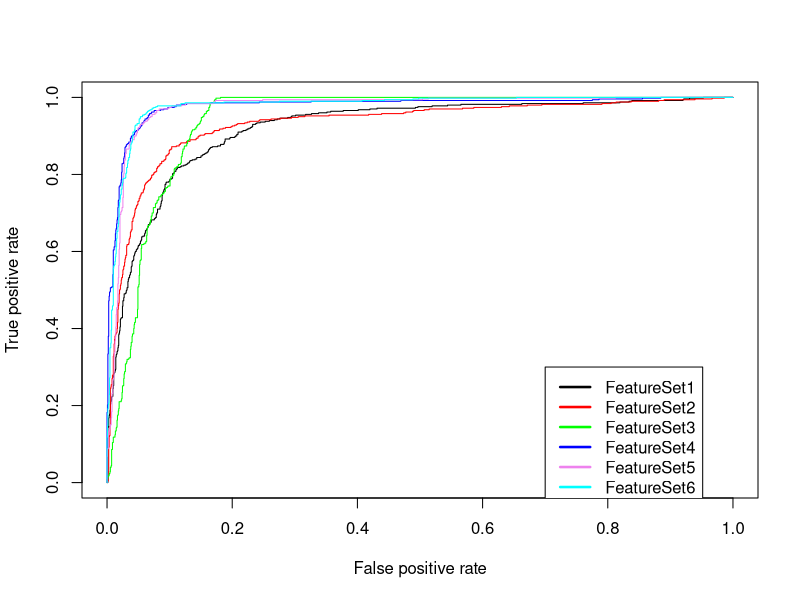

Source code (R):
##########################################################################
##  Project = Knottin Protein Project                 ##
##  Contributors = Ashiqul Islam Mishu and Tanvir Sajed         ##
##  KnottinAnalysis.R -> Creates iterative sampling of 560 proteins   ##
##    of which 156 is knottin, and rest 404 are non-knottin. Using    ##
##    svm() and predict() function it tries to measure              ##
##    efficiency of prediction by training 100 proteins, and test   ##
##    the rest randomly.                        ##
##  To run this file type : source("location")                          ##                    
##########################################################################

library("class")
library("e1071")
library("ROCR")

dataset1 <- read.csv("Feature1.txt")
dataset2 <- read.csv("Feature2.txt")
dataset3 <- read.csv("Feature3.txt")
dataset4 <- read.csv("Feature4.txt")
dataset5 <- read.csv("Feature5.txt")
dataset6 <- read.csv("Feature6.txt")


push <- function(vec, item) {
vec=substitute(vec)
eval.parent(parse(text = paste(vec, ' <- c(', vec, ', ', item, ')', sep = '')), n = 1)
}


#To calculate percentages of knottin sequences being correctly predicted
seq1 <- seq(1:1)
seq2 <- seq(1:2)
Eff <- matrix(seq2, nrow=2, ncol=2)
numberOfSVM <- matrix(seq1, nrow=1, ncol=1)
probSVM <- matrix(seq1, nrow=1, ncol=1)

for(i in 1:1) 
{
  numberOfSVM[i] <- 0
  probSVM[i] <- 0
}

Eff[1,1] <- 0
Eff[1,2] <- 0
Eff[2,1] <- 0
Eff[2,2] <- 0

plotROCR <- function(dataset, featureSet, firstplot, color) {

  predictions <- c()
  labels <- c() 

  for(i in 1:10) 
  {  
    knottin.test <- sample(1:144,50)
          nonknottin.test <- sample(145:nrow(dataset),150)
          test.rows <- c(knottin.test, nonknottin.test)
    train.set <- dataset[-test.rows,]
    test.set <- dataset[test.rows,]
          
    #Naiveclassifier <- naiveBayes(train.set[,1:ncol(dataset)-1], train.set[,ncol(dataset)], na.action=na.omit)
          #tuned <- tune.svm(X11~., data = train.set, gamma = 10^(-6:-1), cost = 10^(-1:1), type="C-classification")

          SVMclassifier <- svm(featureSet, data=train.set, kernel="radial", gamma=0.1, cost=10, type="C-classification",
                               probability=TRUE)
    #df <- data.frame(predict(Naiveclassifier, test.set[,1:ncol(dataset)-1], type='raw'), test.set[,ncol(dataset)])
          
          #SVMprediction <- predict(SVMclassifier, as.matrix(test.set[,-ncol(dataset)]), probability=TRUE)
          #tab <- table(pred = SVMprediction, true = test.set[,ncol(dataset)])

          SVMPredict <- predict(SVMclassifier, as.matrix(test.set[,-ncol(dataset)]), probability=TRUE)
          prob <- attr(SVMPredict, 'probabilities')
          prediction <- as.character(SVMPredict)
          rawresult <- cbind(prediction, prob)
          tab <- table(pred = rawresult[,1], true = as.character(test.set[,ncol(dataset)]))
          
          Eff[1,1] <- tab[1,1] + Eff[1,1]
          Eff[2,1] <- tab[2,1] + Eff[2,1]
          Eff[1,2] <- tab[1,2] + Eff[1,2]
          Eff[2,2] <- tab[2,2] + Eff[2,2]

          predictions <- c(predictions, as.numeric(rawresult[,2]))
          labels <- c(labels, test.set[,ncol(dataset)])

          for(i in 1:nrow(rawresult))
          {
            if(rawresult[i,1] == 'TRUE') {
              push(numberOfSVM, i)
              push(probSVM, rawresult[i,2])
            }
          }
          #to accomodate for empty predictions , no positives, makes
          #an matrix to an array for Perl proper conversion. need to
          #check for this when dealing with empty predictions
          if(nrow(rawresult) == 0) {
            push(numberOfSVM,0)
          }
  }

  pred <- prediction(predictions, labels)
  perf <- performance(pred, measure = "tpr", x.measure = "fpr")
  if (firstplot) {
    plot(perf, col = color)
  }
  else {
    plot(perf, add = TRUE, col = color)
  }
}

#postscript("CummulativeCaptures.eps", width = 8, height = 8, 
#           horizontal = FALSE, onefile = TRUE, paper = "special", 
#          colormodel = "cmyk", family = "ComputerModern")

plotROCR(dataset1, X23 ~ ., TRUE, "black")
plotROCR(dataset2, X23 ~ ., FALSE, "red")
plotROCR(dataset3, X3 ~ ., FALSE, "green")
plotROCR(dataset4, X7 ~ ., FALSE, "blue")
plotROCR(dataset5, X11 ~ ., FALSE, "violet")
plotROCR(dataset6, X11 ~ ., FALSE, "cyan")

legend(0.7,0.3, 
c("FeatureSet1","FeatureSet2","FeatureSet3","FeatureSet4","FeatureSet5","FeatureSet6"),
lty=c(1,1,1,1,1,1),
lwd=c(2.5,2.5,2.5,2.5,2.5,2.5),
col=c("black","red", "green", "blue", "violet", "cyan"))
